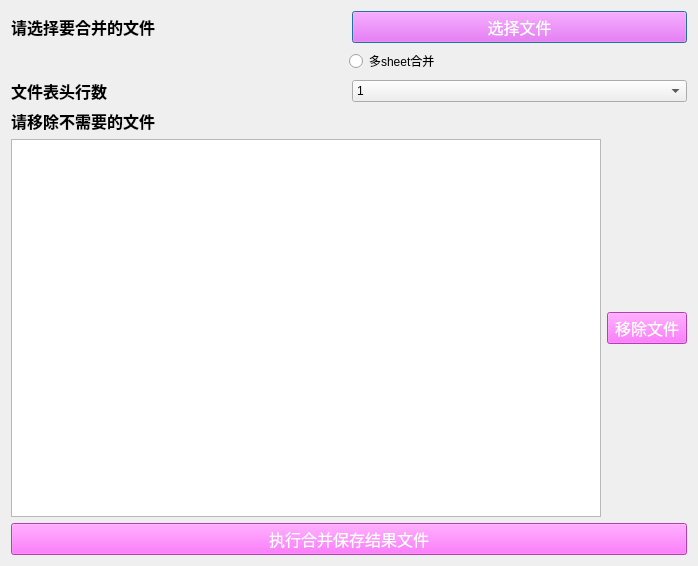
<?xml version="1.0" encoding="UTF-8"?>
<ui version="4.0">
 <class>ExcelMerger</class>
 <widget class="QDialog" name="ExcelMerger">
  <property name="geometry">
   <rect>
    <x>0</x>
    <y>0</y>
    <width>698</width>
    <height>566</height>
   </rect>
  </property>
  <property name="windowTitle">
   <string>合并Excel文件</string>
  </property>
  <property name="styleSheet">
   <string notr="true">QPushButton {
 font-size: 16px;
 color: rgb(255, 255, 255);
 background-color:rgb(255, 85, 255)
}

QLabel {
  font-size: 16px;
  font-weight: bold;
}</string>
  </property>
  <layout class="QGridLayout" name="gridLayout">
   <item row="0" column="0">
    <layout class="QHBoxLayout" name="horizontalLayout">
     <item>
      <widget class="QLabel" name="label">
       <property name="styleSheet">
        <string notr="true">font: 75 9pt &quot;Agency FB&quot;;</string>
       </property>
       <property name="text">
        <string>请选择要合并的文件</string>
       </property>
      </widget>
     </item>
     <item>
      <widget class="QPushButton" name="pushButton_choose_dir">
       <property name="text">
        <string>选择文件</string>
       </property>
      </widget>
     </item>
    </layout>
   </item>
   <item row="1" column="0">
    <layout class="QHBoxLayout" name="horizontalLayout_3" stretch="2,2">
     <item>
      <spacer name="horizontalSpacer">
       <property name="orientation">
        <enum>Qt::Horizontal</enum>
       </property>
       <property name="sizeHint" stdset="0">
        <size>
         <width>40</width>
         <height>20</height>
        </size>
       </property>
      </spacer>
     </item>
     <item>
      <widget class="QRadioButton" name="radioButton">
       <property name="text">
        <string>多sheet合并</string>
       </property>
       <property name="checked">
        <bool>false</bool>
       </property>
      </widget>
     </item>
    </layout>
   </item>
   <item row="2" column="0">
    <layout class="QHBoxLayout" name="horizontalLayout_4">
     <item>
      <widget class="QLabel" name="label_3">
       <property name="styleSheet">
        <string notr="true">font: 75 9pt &quot;Agency FB&quot;;</string>
       </property>
       <property name="text">
        <string>文件表头行数</string>
       </property>
      </widget>
     </item>
     <item>
      <widget class="QComboBox" name="comboBox">
       <item>
        <property name="text">
         <string>1</string>
        </property>
       </item>
       <item>
        <property name="text">
         <string>2</string>
        </property>
       </item>
       <item>
        <property name="text">
         <string>3</string>
        </property>
       </item>
       <item>
        <property name="text">
         <string>4</string>
        </property>
       </item>
       <item>
        <property name="text">
         <string>5</string>
        </property>
       </item>
       <item>
        <property name="text">
         <string>6</string>
        </property>
       </item>
       <item>
        <property name="text">
         <string>7</string>
        </property>
       </item>
       <item>
        <property name="text">
         <string>8</string>
        </property>
       </item>
      </widget>
     </item>
    </layout>
   </item>
   <item row="3" column="0">
    <widget class="QLabel" name="label_2">
     <property name="styleSheet">
      <string notr="true">font: 75 9pt &quot;Agency FB&quot;;</string>
     </property>
     <property name="text">
      <string>请移除不需要的文件</string>
     </property>
    </widget>
   </item>
   <item row="4" column="0">
    <layout class="QHBoxLayout" name="horizontalLayout_2">
     <item>
      <widget class="QListWidget" name="listWidget_excel_paths"/>
     </item>
     <item>
      <widget class="QPushButton" name="pushButton_remove_excel">
       <property name="text">
        <string>移除文件</string>
       </property>
      </widget>
     </item>
    </layout>
   </item>
   <item row="5" column="0">
    <widget class="QPushButton" name="pushButton_domerge_andsave">
     <property name="text">
      <string>执行合并保存结果文件</string>
     </property>
    </widget>
   </item>
  </layout>
 </widget>
 <resources/>
 <connections/>
</ui>
